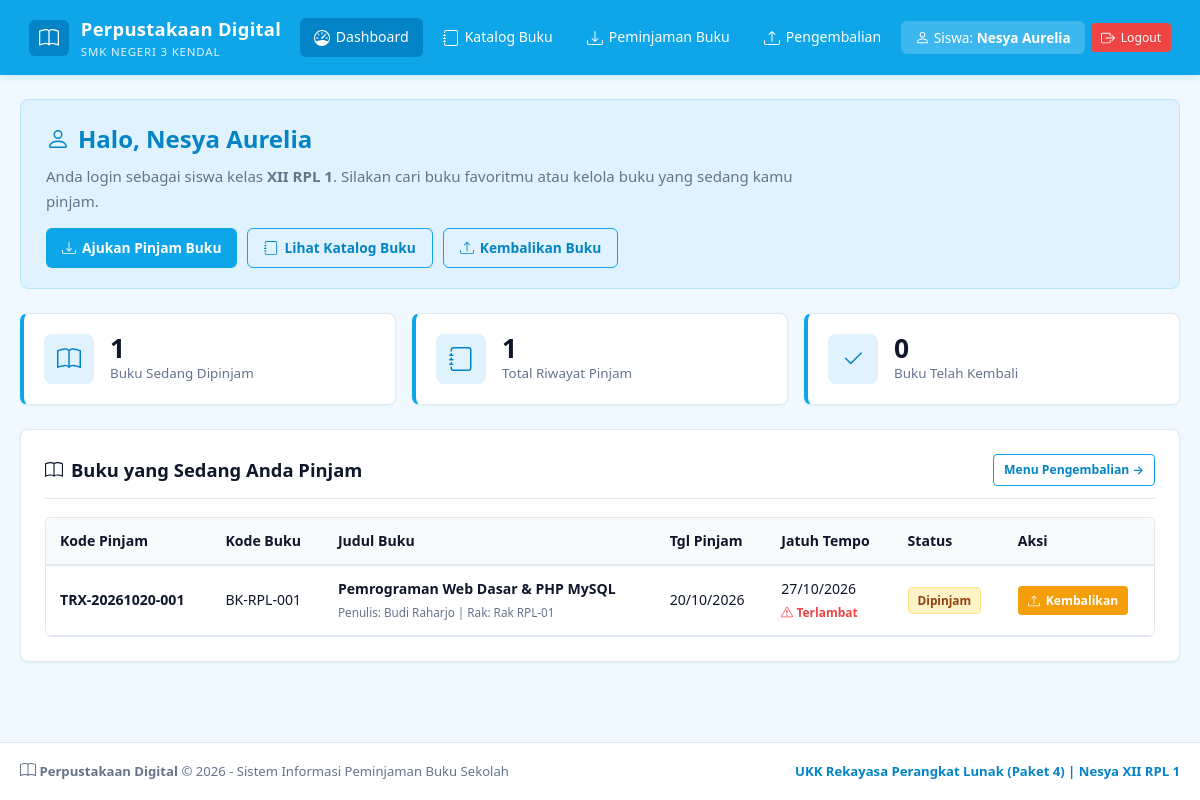
The app's page /dashboard.php (signed in) with its own data.
### tables this page shows
CREATE TABLE `transaksi` (
  `id_transaksi` INT(11) NOT NULL AUTO_INCREMENT,
  `kode_transaksi` VARCHAR(30) NOT NULL UNIQUE,
  `id_user` INT(11) NOT NULL,
  `id_buku` INT(11) NOT NULL,
  `tgl_pinjam` DATE NOT NULL,
  `tgl_jatuh_tempo` DATE NOT NULL,
  `tgl_kembali` DATE DEFAULT NULL,
  `status` ENUM('menunggu','dipinjam','dikembalikan','ditolak') NOT NULL DEFAULT 'dipinjam',
  `denda` INT(11) NOT NULL DEFAULT 0,
  `catatan` TEXT DEFAULT NULL,
  `created_at` TIMESTAMP NOT NULL DEFAULT CURRENT_TIMESTAMP,
  PRIMARY KEY (`id_transaksi`),
  KEY `id_user` (`id_user`),
  KEY `id_buku` (`id_buku`),
  CONSTRAINT `fk_transaksi_user` FOREIGN KEY (`id_user`) REFERENCES `users` (`id_user`) ON DELETE CASCADE ON UPDATE CASCADE,
  CONSTRAINT `fk_transaksi_buku` FOREIGN KEY (`id_buku`) REFERENCES `buku` (`id_buku`) ON DELETE CASCADE ON UPDATE CASCADE
);

CREATE TABLE `buku` (
  `id_buku` INT(11) NOT NULL AUTO_INCREMENT,
  `kode_buku` VARCHAR(20) NOT NULL UNIQUE,
  `judul` VARCHAR(150) NOT NULL,
  `id_kategori` INT(11) NOT NULL,
  `pengarang` VARCHAR(100) NOT NULL,
  `penerbit` VARCHAR(100) NOT NULL,
  `tahun_terbit` INT(4) NOT NULL,
  `isbn` VARCHAR(30) DEFAULT NULL,
  `jumlah_buku` INT(5) NOT NULL DEFAULT 1,
  `sisa_buku` INT(5) NOT NULL DEFAULT 1,
  `lokasi_rak` VARCHAR(30) NOT NULL DEFAULT 'Rak A1',
  `deskripsi` TEXT DEFAULT NULL,
  `gambar` VARCHAR(255) DEFAULT 'default-book.png',
  `created_at` TIMESTAMP NOT NULL DEFAULT CURRENT_TIMESTAMP,
  PRIMARY KEY (`id_buku`),
  KEY `id_kategori` (`id_kategori`),
  CONSTRAINT `fk_buku_kategori` FOREIGN KEY (`id_kategori`) REFERENCES `kategori` (`id_kategori`) ON DELETE CASCADE ON UPDATE CASCADE
);

### dashboard.php (called while the page is built, shortened)
<?php
$level   = $_SESSION['level'];
$user_id = $_SESSION['id_user'];
if ($level === 'admin') {
    $stat = [
        ['book', nilai("SELECT COUNT(*) FROM buku"), 'Judul Buku (' . nilai("SELECT SUM(jumlah_buku) FROM buku") . ' Unit)'],
        ['people', nilai("SELECT COUNT(*) FROM users WHERE level='siswa'"), 'Siswa Terdaftar'],
        ['arrow-repeat', nilai("SELECT COUNT(*) FROM transaksi WHERE status='dipinjam'"), 'Sedang Dipinjam'],
        ['card-checklist', nilai("SELECT COUNT(*) FROM transaksi WHERE status='menunggu'"), 'Menunggu Persetujuan'],
    ];
    $terbaru = semua("SELECT t.*, u.nama_lengkap, u.kelas, b.judul
                      FROM transaksi t
                      JOIN users u ON t.id_user = u.id_user
                      JOIN buku b ON t.id_buku = b.id_buku
                      ORDER BY t.id_transaksi DESC LIMIT 5");
} else {
    $dipinjam = semua("SELECT t.*, b.judul, b.pengarang, b.kode_buku, b.lokasi_rak
                       FROM transaksi t
                       JOIN buku b ON t.id_buku = b.id_buku
                       WHERE t.id_user = $user_id AND t.status IN ('dipinjam', 'menunggu', 'ditolak')
                       ORDER BY t.id_transaksi DESC");
}
require_once __DIR__ . '/includes/layout.php';
require __DIR__ . '/views/' . ($level === 'admin' ? 'dashboard_admin.php' : 'dashboard_siswa.php');

### includes/fungsi.php (called while the page is built, shortened)
<?php
require_once __DIR__ . '/icons.php';
function e($teks) {
    return htmlspecialchars((string)($teks ?? ''));
}
function q($sql) {
    global $koneksi;
    return mysqli_query($koneksi, $sql);
}
function semua($sql) {
    $hasil = q($sql);
    $data = [];
    if ($hasil) {
        while ($baris = mysqli_fetch_assoc($hasil)) {
            $data[] = $baris;
        }
    }
    return $data;
}
function tgl($tanggal, $format = 'd/m/Y') {
    return $tanggal ? date($format, strtotime($tanggal)) : '-';
}
function hitung_denda($jatuh_tempo) {
    $hari = max(0, (int)floor((strtotime(date('Y-m-d')) - strtotime($jatuh_tempo)) / 86400));
    return [$hari, $hari * 1000];
}
require_once __DIR__ . '/komponen.php';

### views/dashboard_siswa.php (the view)
<?php
$aksi = '<a href="pinjam.php" class="btn btn-primary">' . bi('download', 14) . ' Ajukan Pinjam Buku</a>'
      . '<a href="buku.php" class="btn btn-outline">' . bi('journal', 14) . ' Lihat Katalog Buku</a>'
      . '<a href="pengembalian.php" class="btn btn-outline">' . bi('upload', 14) . ' Kembalikan Buku</a>';
hero('person', 'Halo, ' . e($_SESSION['nama_lengkap']),
    'Anda login sebagai siswa kelas <strong>' . e($_SESSION['kelas'] ?? '-') . '</strong>. '
    . 'Silakan cari buku favoritmu atau kelola buku yang sedang kamu pinjam.', $aksi);
kartu_statistik($stat);
?>
<div class="card">
  <div class="card-header">
    <div class="card-title"><?= bi('book', 18); ?> Buku yang Sedang Anda Pinjam</div>
    <a href="pengembalian.php" class="btn btn-outline btn-sm">Menu Pengembalian &rarr;</a>
  </div>
  <div class="table-responsive">
    <table>
      <thead>
        <tr>
          <th>Kode Pinjam</th>
          <th>Kode Buku</th>
          <th>Judul Buku</th>
          <th>Tgl Pinjam</th>
          <th>Jatuh Tempo</th>
          <th>Status</th>
          <th>Aksi</th>
        </tr>
      </thead>
      <tbody>
        <?php if (!$dipinjam): ?>
          <?php baris_kosong(7, 'Tidak ada buku yang sedang Anda pinjam. Silakan kunjungi '
              . '<a href="pinjam.php" style="color: var(--primary-dark); font-weight: bold;">Katalog Buku</a>'
              . ' untuk meminjam buku.'); ?>
        <?php else: foreach ($dipinjam as $row): ?>
          <?php [$hari, $denda] = hitung_denda($row['tgl_jatuh_tempo']); ?>
          <tr>
            <td><strong><?= e($row['kode_transaksi']); ?></strong></td>
            <td><?= e($row['kode_buku']); ?></td>
            <td>
              <strong><?= e($row['judul']); ?></strong><br>
              <small class="text-muted">
                Penulis: <?= e($row['pengarang']); ?> | Rak: <?= e($row['lokasi_rak']); ?>
              </small>
            </td>
            <td><?= tgl($row['tgl_pinjam']); ?></td>
            <td>
              <?= tgl($row['tgl_jatuh_tempo']); ?>
              <?php if ($hari > 0): ?>
                <br><span style="color: var(--danger); font-size: 0.75rem; font-weight: bold;">
                  <?= bi('exclamation', 12); ?> Terlambat
                </span>
              <?php endif; ?>
            </td>
            <td><?php badge($row['status']); ?></td>
            <td>
              <?php if ($row['status'] === 'dipinjam'): ?>
                <a href="pengembalian.php?id=<?= $row['id_transaksi']; ?>" class="btn btn-warning btn-sm"
                   data-confirm="Kembalikan buku ini sekarang?">
                  <?= bi('upload', 12); ?> Kembalikan
                </a>
              <?php elseif ($row['status'] === 'menunggu'): ?>
                <span style="font-size: 0.78rem; color: var(--text-muted); font-style: italic;">
                  Menunggu Konfirmasi Admin
                </span>
              <?php else: ?>
                <span style="font-size: 0.78rem; color: var(--danger); font-style: italic;">
                  Permohonan Ditolak
                </span>
              <?php endif; ?>
            </td>
          </tr>
        <?php endforeach; endif; ?>
      </tbody>
    </table>
  </div>
</div>

### includes/icons.php (shortened to what this page needs)
<?php
function bi($name, $size = 16, $class = '') {
    $class_attr = $class ? ' ' . htmlspecialchars($class) : '';
    $style = "width: {$size}px; height: {$size}px; vertical-align: -0.15em; fill: currentColor; display: inline-block;";
    switch ($name) {
        case 'book':
        case 'buku':
            return '<svg class="bi' . $class_attr . '" style="' . $style . '" viewBox="0 0 16 16"><path d="M1 2.828c.885-.37 2.154-.769 3.388-.893 1.33-.134 2.458.063 3.112.752v9.746c-.935-.53-2.12-.603-3.213-.493-1.18.12-2.37.461-3.287.811V2.828zm7.5-.141c.654-.689 1.782-.886 3.112-.752 1.234.124 2.503.523 3.388.893v9.923c-.918-.35-2.107-.692-3.287-.81-1.094-.111-2.278-.039-3.213.492V2.687zM8 1.783C7.015.936 5.587.81 4.287.94c-1.514.153-3.042.672-3.994 1.105A.5.5 0 0 0 0 2.5v11a.5.5 0 0 0 .707.455c.882-.4 2.303-.881 3.68-1.02 1.409-.142 2.59.087 3.223.877a.5.5 0 0 0 .78 0c.633-.79 1.814-1.019 3.222-.877 1.378.139 2.8.62 3.681 1.02A.5.5 0 0 0 16 13.5v-11a.5.5 0 0 0-.293-.455c-.952-.433-2.48-.952-3.994-1.105C10.413.809 8.985.936 8 1.783z"/></svg>';
        case 'journal':
            return '<svg class="bi' . $class_attr . '" style="' . $style . '" viewBox="0 0 16 16"><path d="M3 0h10a2 2 0 0 1 2 2v12a2 2 0 0 1-2 2H3a2 2 0 0 1-2-2v-1h1v1a1 1 0 0 0 1 1h10a1 1 0 0 0 1-1V2a1 1 0 0 0-1-1H3a1 1 0 0 0-1 1v1H1V2a2 2 0 0 1 2-2z"/><path d="M1 5v-.5a.5.5 0 0 1 1 0V5h.5a.5.5 0 0 1 0 1h-2a.5.5 0 0 1 0-1H1zm0 3v-.5a.5.5 0 0 1 1 0V8h.5a.5.5 0 0 1 0 1h-2a.5.5 0 0 1 0-1H1zm0 3v-.5a.5.5 0 0 1 1 0v.5h.5a.5.5 0 0 1 0 1h-2a.5.5 0 0 1 0-1H1z"/></svg>';
        case 'dashboard':
        case 'speedometer':
            return '<svg class="bi' . $class_attr . '" style="' . $style . '" viewBox="0 0 16 16"><path d="M8 2a.5.5 0 0 1 .5.5V4a.5.5 0 0 1-1 0V2.5A.5.5 0 0 1 8 2zM3.732 3.732a.5.5 0 0 1 .707 0l.915.914a.5.5 0 1 1-.708.708l-.914-.915a.5.5 0 0 1 0-.707zM2 8a.5.5 0 0 1 .5-.5h1.586a.5.5 0 0 1 0 1H2.5A.5.5 0 0 1 2 8zm9.5 0a.5.5 0 0 1 .5-.5h1.5a.5.5 0 0 1 0 1H12a.5.5 0 0 1-.5-.5zm.754-4.246a.389.389 0 0 0-.527-.02L7.547 7.31A.91.91 0 1 0 8.85 8.569l3.434-4.297a.389.389 0 0 0-.029-.518z"/><path fill-rule="evenodd" d="M6.664 15.889A8 8 0 1 1 9.336.11a8 8 0 0 1-2.672 15.78zm-4.665-4.283A11.945 11.945 0 0 1 8 10c2.186 0 4.236.585 6.001 1.606a7 7 0 1 0-12.002 0z"/></svg>';
        case 'person':
        case 'user':
            return '<svg class="bi' . $class_attr . '" style="' . $style . '" viewBox="0 0 16 16"><path d="M8 8a3 3 0 1 0 0-6 3 3 0 0 0 0 6Zm2-3a2 2 0 1 1-4 0 2 2 0 0 1 4 0Zm4 8c0 1-1 1-1 1H3s-1 0-1-1 1-4 6-4 6 3 6 4Zm-1-.004c-.001-.246-.154-.986-.832-1.664C11.516 10.68 10.289 10 8 10c-2.29 0-3.516.68-4.168 1.332-.678.678-.83 1.418-.832 1.664h10Z"/></svg>';
        case 'box-arrow-right':
        case 'logout':
            return '<svg class="bi' . $class_attr . '" style="' . $style . '" viewBox="0 0 16 16"><path fill-rule="evenodd" d="M10 12.5a.5.5 0 0 1-.5.5h-8a.5.5 0 0 1-.5-.5v-9a.5.5 0 0 1 .5-.5h8a.5.5 0 0 1 .5.5v2a.5.5 0 0 0 1 0v-2A1.5 1.5 0 0 0 9.5 2h-8A1.5 1.5 0 0 0 0 3.5v9A1.5 1.5 0 0 0 1.5 14h8a1.5 1.5 0 0 0 1.5-1.5v-2a.5.5 0 0 0-1 0v2z"/><path fill-rule="evenodd" d="M15.854 8.354a.5.5 0 0 0 0-.708l-3-3a.5.5 0 0 0-.708.708L14.293 7.5H5.5a.5.5 0 0 0 0 1h8.793l-2.147 2.146a.5.5 0 0 0 .708.708l3-3z"/></svg>';
        case 'download':
        case 'pinjam':
            return '<svg class="bi' . $class_attr . '" style="' . $style . '" viewBox="0 0 16 16"><path d="M.5 9.9a.5.5 0 0 1 .5.5v2.5a1 1 0 0 0 1 1h12a1 1 0 0 0 1-1v-2.5a.5.5 0 0 1 1 0v2.5a2 2 0 0 1-2 2H2a2 2 0 0 1-2-2v-2.5a.5.5 0 0 1 .5-.5z"/><path d="M7.646 11.854a.5.5 0 0 0 .708 0l3-3a.5.5 0 0 0-.708-.708L8.5 10.293V1.5a.5.5 0 0 0-1 0v8.793L5.354 8.146a.5.5 0 1 0-.708.708l3 3z"/></svg>';
        case 'upload':
        case 'kembali':
            return '<svg class="bi' . $class_attr . '" style="' . $style . '" viewBox="0 0 16 16"><path d="M.5 9.9a.5.5 0 0 1 .5.5v2.5a1 1 0 0 0 1 1h12a1 1 0 0 0 1-1v-2.5a.5.5 0 0 1 1 0v2.5a2 2 0 0 1-2 2H2a2 2 0 0 1-2-2v-2.5a.5.5 0 0 1 .5-.5z"/><path d="M7.646 1.146a.5.5 0 0 1 .708 0l3 3a.5.5 0 0 1-.708.708L8.5 2.707V11.5a.5.5 0 0 1-1 0V2.707L5.354 4.854a.5.5 0 1 1-.708-.708l3-3z"/></svg>';
        case 'check':
        case 'sukses':
            return '<svg class="bi' . $class_attr . '" style="' . $style . '" viewBox="0 0 16 16"><path d="M13.854 3.646a.5.5 0 0 1 0 .708l-7 7a.5.5 0 0 1-.708 0l-3.5-3.5a.5.5 0 1 1 .708-.708L6.5 10.293l6.646-6.647a.5.5 0 0 1 .708 0z"/></svg>';
        case 'exclamation':
        case 'warning':
            return '<svg class="bi' . $class_attr . '" style="' . $style . '" viewBox="0 0 16 16"><path d="M7.938 2.016A.13.13 0 0 1 8.002 2a.13.13 0 0 1 .063.016.146.146 0 0 1 .054.057l6.857 11.667c.036.06.035.124.002.183a.163.163 0 0 1-.054.06.116.116 0 0 1-.066.017H1.146a.115.115 0 0 1-.066-.017.163.163 0 0 1-.054-.06.176.176 0 0 1 .002-.183L7.884 2.073a.147.147 0 0 1 .054-.057zm1.044-.45a1.13 1.13 0 0 0-1.96 0L.165 13.233c-.457.778.091 1.767.98 1.767h13.713c.889 0 1.438-.99.98-1.767L8.982 1.566z"/><path d="M7.002 12a1 1 0 1 1 2 0 1 1 0 0 1-2 0zM7.1 5.995a.905.905 0 1 1 1.8 0l-.35 3.507a.552.552 0 0 1-1.1 0L7.1 5.995z"/></svg>';
    }
}
?>

### includes/komponen.php (shortened to what this page needs)
<?php
function hero($ikon, $judul, $teks = '', $aksi = '', $kelas = 'page-hero hero-compact') {
    echo '<div class="' . $kelas . '">';
    echo '<h2>' . bi($ikon, 24) . ' ' . $judul . '</h2>';
    if ($teks !== '') {
        echo '<p>' . $teks . '</p>';
    }
    if ($aksi !== '') {
        echo '<div style="margin-top: 15px; display: flex; gap: 10px; flex-wrap: wrap;">' . $aksi . '</div>';
    }
    echo '</div>';
}
function kartu_statistik($stat) {
    echo '<div class="stats-grid">';
    foreach ($stat as [$ikon, $jumlah, $label]) {
        echo '<div class="stat-card">';
        echo '<div class="stat-icon">' . bi($ikon, 24) . '</div>';
        echo '<div class="stat-info"><h3>' . $jumlah . '</h3><p>' . $label . '</p></div>';
        echo '</div>';
    }
    echo '</div>';
}
function badge($teks) {
    echo '<span class="badge badge-' . $teks . '">' . e($teks) . '</span>';
}

### records on screen
transaksi: kode_transaksi "TRX-20261020-001", id_buku.kode_buku "BK-RPL-001", id_buku.judul "Pemrograman Web Dasar & PHP MySQL", id_buku.pengarang "Budi Raharjo", id_buku.lokasi_rak "Rak RPL-01", tgl_pinjam "20/10/2026", tgl_jatuh_tempo "27/10/2026", status "Dipinjam"

### other values on screen
$label "Dashboard"
$label "Katalog Buku"
$label "Peminjaman Buku"
$label "Pengembalian"
$nama "Nesya Aurelia"
$judul "Halo, Nesya Aurelia"
$teks "Anda login sebagai siswa kelas XII RPL 1 . Silakan cari buku favoritmu atau kelola buku yang sedang kamu pinjam."
$jumlah "1"
$label "Buku Sedang Dipinjam"
$label "Total Riwayat Pinjam"
$jumlah "0"
$label "Buku Telah Kembali"
